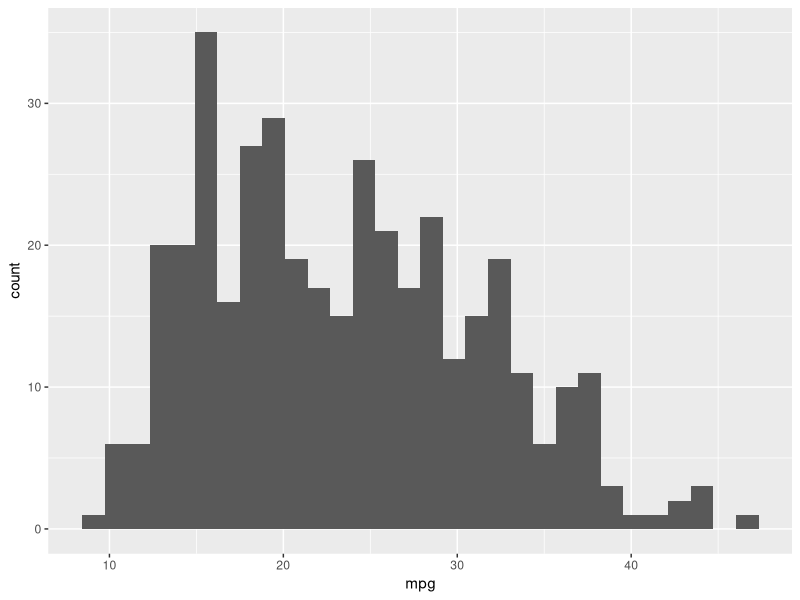
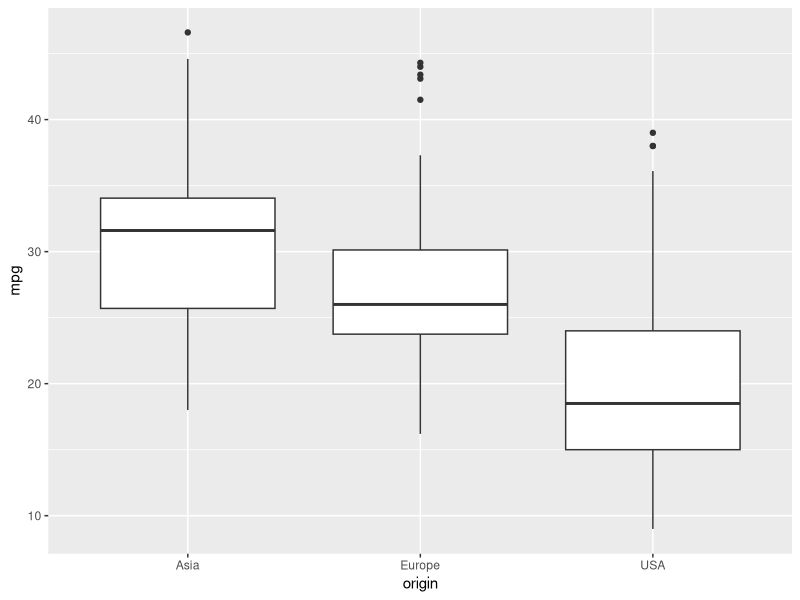
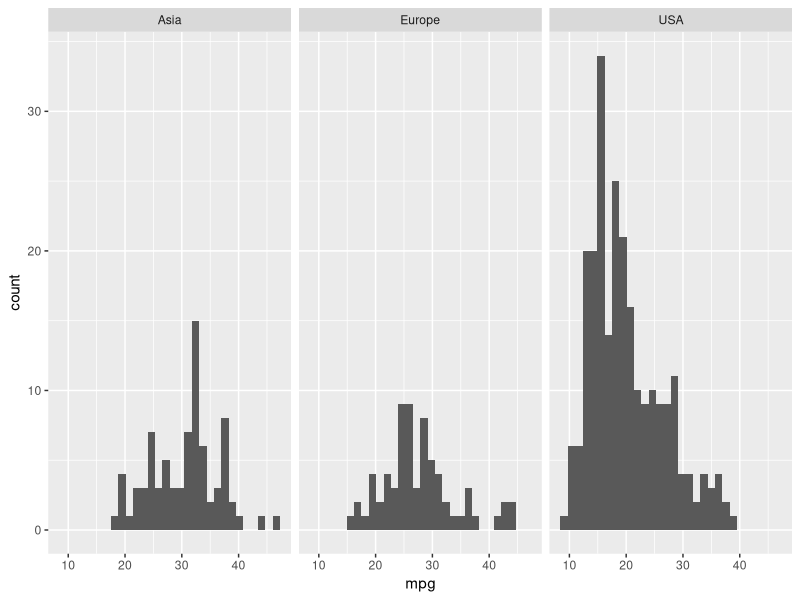
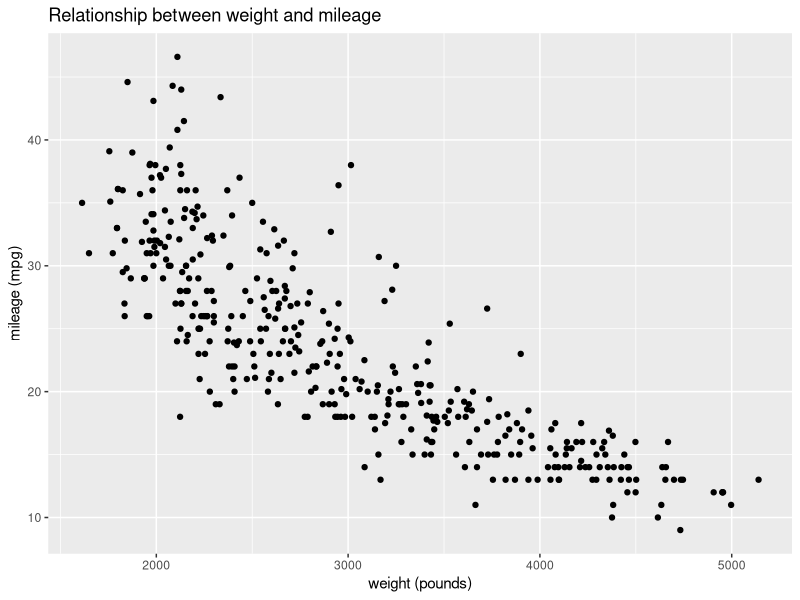
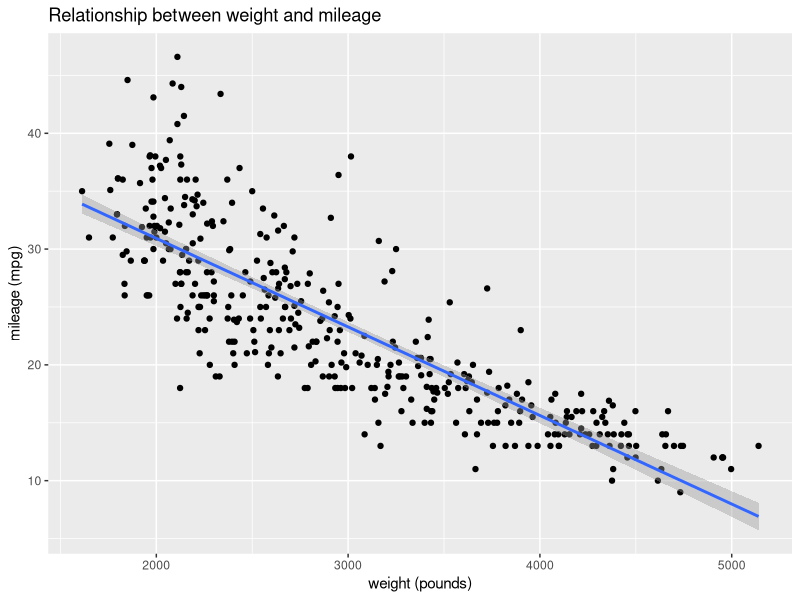

These charts were generated, in order, by the following R code:

# Import packages that we need
library(tidyverse)
library(psych)

# Read in the data, select only the columns we need
mpg <- read_csv("datasets/mpg/mpg.csv") %>% select(mpg,weight,horsepower,origin,cylinders)
head(mpg)

# Descriptive statistics
describe(mpg)

# One-way frequency table of origin
table(mpg$origin)

# # One-way frequency table
# mpg %>% 
#   group_by(origin) %>% 
#   summarise(n=n())


# # Two-way frequency table
# mpg %>% 
#   group_by(origin,cylinders) %>% 
#   summarise(n=n()) %>% 
#   spread(cylinders,n)

# Two-way frequency table
table(mpg$origin, mpg$cylinders)


# Descriptive statistics by group
mpg %>% select(mpg,origin) %>% describeBy(group='origin')





# Histogram
ggplot(data=mpg,aes(x=mpg)) +
  geom_histogram()

# From R for Data Science: 
#To facet your plot by a single variable, use facet_wrap(). The first argument of facet_wra#p() should be a formula, which you create with ~ followed by a variable name (here #"formula" is the name of a data structure in R, not a synonym for "equation"). The #variable that you pass to facet_wrap() should be discrete:


# Box plot
ggplot(data=mpg,aes(x=origin,y=mpg)) +
  geom_boxplot()


# Facet histogram
ggplot(data=mpg,aes(x=mpg)) +
  geom_histogram()+
  facet_grid(~ origin)




# Is there a difference in mileage? 
mpg_filtered <- filter(mpg, origin=='USA'|origin=='Europe')

# Dependent variable ~ independent variable
t.test(mpg ~ origin, data=mpg_filtered)


# Scatterplot
ggplot(data=mpg, aes(x=weight,y=mpg)) + 
  geom_point() + xlab("weight (pounds)") + 
  ylab("mileage (mpg)") + ggtitle("Relationship between weight and mileage") 



# Correlation -- only include continuous variables
select(mpg, mpg:horsepower) %>% cor()


# Fit the regression, print the summary results
mpg_regression <- lm(mpg ~ weight, data=mpg)
summary(mpg_regression)


names(mpg_regression)


# Scatterplot with fit linear regression line
ggplot(data = mpg, aes(x = weight, y = mpg)) + 
  geom_point() + xlab("weight (pounds)") + 
  ylab("mileage (mpg)") + ggtitle("Relationship between weight and mileage") +
  geom_smooth(method = lm)
